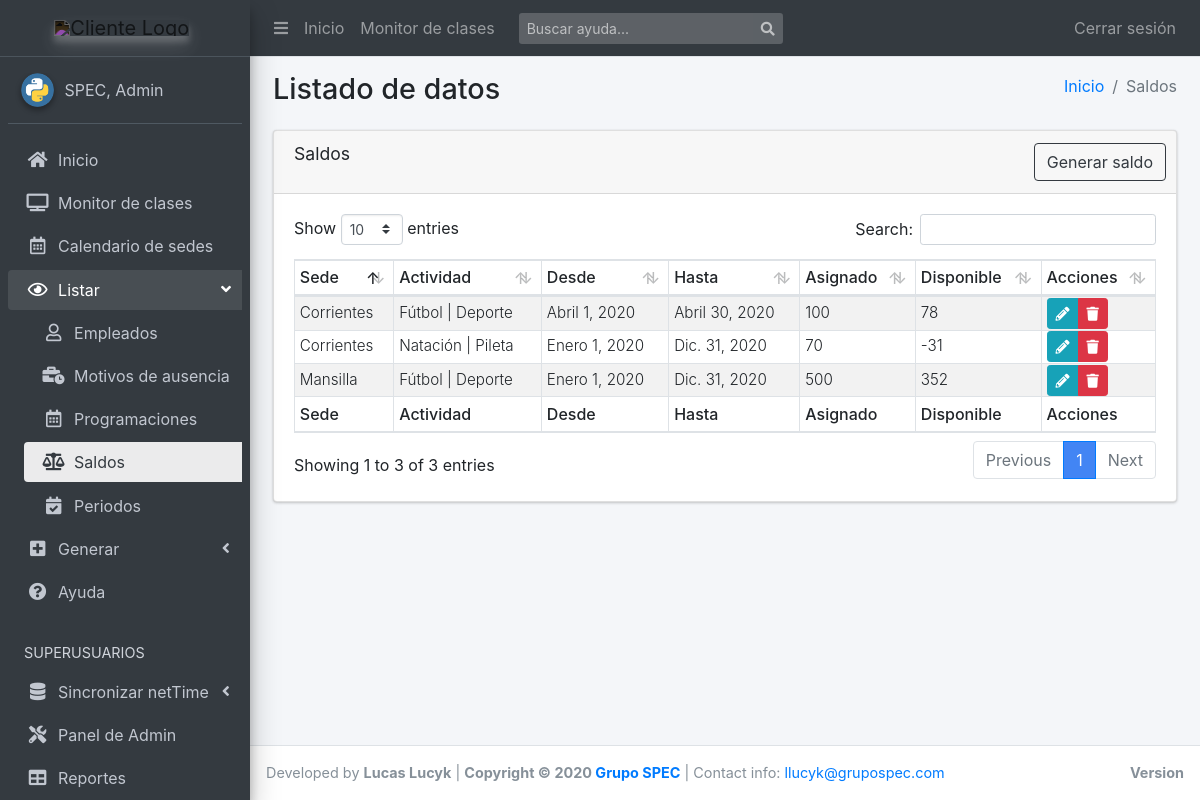
Page /list/saldos/ (signed in) on the committed database.
### scg_app/models.py (models this page shows, shortened)
class Saldo(models.Model):
    actividad = models.ForeignKey('Actividad', on_delete=models.CASCADE)
    sede = models.ForeignKey('Sede', on_delete=models.CASCADE)
    desde = models.DateField(default=timezone.now)
    hasta = models.DateField(default=timezone.now)
    saldo_asignado = models.PositiveIntegerField(
        default=0,
        validators=[MinValueValidator(1)],
        help_text="Cantidad de clases que desea disponibilizar")
    class Meta:
        verbose_name = "Saldo"
        verbose_name_plural = "Saldos"
        get_latest_by = "-desde"
        ordering = ["-desde", "-hasta"]
    def get_edit_url(self):
        return reverse('saldo_update', kwargs={"pk": self.id})
    def get_delete_url(self):
        return reverse(
            'confirm_delete',
            kwargs={"model":self.__class__.__name__, "pk":self.id})
    @property
    def saldo_disponible(self):
        clases = Clase.objects.filter(
            actividad=self.actividad,
            sede=self.sede,
            fecha__gte=self.desde,
            fecha__lte=self.hasta,
        ).exclude(
            estado="5"    #canceladas
        ).count()
        return self.saldo_asignado - clases

class Sede(models.Model):
    id_netTime = models.PositiveIntegerField(
        default=0,
        validators=[MinValueValidator(1)],
        unique=True,
        help_text="Para matchear marcajes e importaciones")
    nombre = models.CharField(max_length=100)
    codigo = models.CharField(max_length=50, blank=True, null=True, unique=True)
    tipo = models.CharField(max_length=30, default="Física", blank=True)
    class Meta:
        verbose_name = "Sede"
        verbose_name_plural = "Sedes"
        get_latest_by = "nombre"
        ordering = ["nombre", ]
    def __str__(self):
        return f'{self.nombre}'

class Actividad(models.Model):
    nombre = models.CharField(max_length=100)
    grupo = models.ForeignKey(
        'GrupoActividad', on_delete=models.SET_NULL, null=True, blank=True)
    class Meta:
        verbose_name = "Actividad"
        verbose_name_plural = "Actividades"
        ordering = ["nombre", ]
        get_latest_by = "nombre"
    def __str__(self):
        return f'{self.nombre} | {self.grupo}'

class GrupoActividad(models.Model):
    nombre = models.CharField(max_length=100)
    codigo = models.CharField(max_length=50, blank=True, null=True, unique=True)
    tipo = models.CharField(max_length=50, blank=True, null=True)
    class Meta:
        verbose_name = "Grupo de Actividad"
        verbose_name_plural = "Grupos de Actividad"
        ordering = ["nombre", ]
        get_latest_by = "nombre"
    def __str__(self):
        return f'{self.nombre}'

### scg_app/views.py (the view)
# urls.py: path('saldos/', views.SaldosList.as_view(), name='saldos_view'),
class SaldosList(LoginRequiredMixin, ListView):
    model = Saldo
    template_name = 'apps/scg_app/list/saldos.html'
    context_object_name = 'saldos_list'
    ordering = ['-desde', 'sede__nombre', 'actividad__nombre']

### templates/apps/scg_app/list/saldos.html
{% extends "apps/scg_app/list/base.html" %}
{% block active_ver_saldos %} active {% endblock %}
{% block route %}
  <li class="breadcrumb-item"><a href="{% url 'index' %}">Inicio</a></li>
  <li class="breadcrumb-item active">Saldos</li>
{% endblock route %}
{% block tableName %}Saldos{% endblock %}
{% block generar_btn %}
  <a href="{% url 'generar_saldo' %}" class="btn btn-outline-dark">Generar saldo</a>
{% endblock %}
{% block tableHeaders %}
  <tr>
    <th>Sede</th>
    <th>Actividad</th>
    <th>Desde</th>
    <th>Hasta</th>
    <th>Asignado</th>
    <th>Disponible</th>
    <th>Acciones</th>
  </tr>
{% endblock %}
{% block tableBody %}
  {% for saldo in saldos_list %}
    <tr>
      <td class="align-middle">{{saldo.sede|capfirst}}</td>
      <td class="align-middle">{{saldo.actividad|capfirst}}</td>
      <td class="align-middle">{{saldo.desde}}</td>
      <td class="align-middle">{{saldo.hasta}}</td>
      <td class="align-middle">{{saldo.saldo_asignado}}</td>
      <td class="align-middle">{{saldo.saldo_disponible}}</td>
      <td class="py-0 align-middle">
        <div class="btn-group btn-group-sm">
          <a href="{{ saldo.get_edit_url|safe }}" class="btn btn-info"><i class="fas fa-pencil-alt"></i></a>
          <a href="{{ saldo.get_delete_url|safe }}" class="btn btn-danger"><i class="fas fa-trash"></i></a>
        </div>
      </td>
    </tr>
  {% endfor %}
{% endblock %}
{% block tableFooter %}
  <tr>
    <th>Sede</th>
    <th>Actividad</th>
    <th>Desde</th>
    <th>Hasta</th>
    <th>Asignado</th>
    <th>Disponible</th>
    <th>Acciones</th>
  </tr>
{% endblock %}

### templates/base_template.html (shortened to what this page needs)
<!DOCTYPE html>
<html lang="es">
<head>
  {% load static %}
  <link rel="stylesheet" href="{%  static 'css/main.css' %}">
  <link rel="stylesheet" href="{% static 'plugins/ionicons/ionicons.min.css' %}">
  <link rel="stylesheet" href="{%  static 'dist/css/adminlte.min.css' %}">
  <link rel="stylesheet" href="{% static 'plugins/chart.js/Chart.min.css' %}" />
  <link rel="stylesheet" href="{% static 'plugins/bootstrap/css/bootstrap.min.css' %}" />
  <link rel="stylesheet" href="{%  static 'plugins/fontawesome-free/css/all.min.css' %}">
  {% block extra_css %}
  {% endblock %}
</head>
<body class="hold-transition sidebar-mini layout-fixed .layout-footer-fixed .layout-navbar-fixed">
{% block body %}
<div class="wrapper">
  <nav class="main-header navbar navbar-expand navbar-dark navbar-dark">
    <ul class="navbar-nav">
      <li class="nav-item">
        <a class="nav-link" data-widget="pushmenu" href="#" role="button"><i class="fas fa-bars"></i></a>
      </li>
      <li class="nav-item d-none d-sm-inline-block">
        <a href="{% url 'index' %}" class="nav-link">Inicio</a>
      </li>
      <li class="nav-item d-none d-sm-inline-block">
        <a href="{% url 'clases_view'%}" class="nav-link">Monitor de clases</a>
      </li>
    </ul>
    <form class="form-inline ml-3" action="{% url 'help_list' %}">
      <div class="input-group input-group-sm">
        <input class="form-control form-control-navbar" type="search" placeholder="Buscar ayuda..." aria-label="Buscar" name="q">
        <div class="input-group-append">
          <button class="btn btn-navbar" type="submit">
            <i class="fas fa-search"></i>
          </button>
        </div>
      </div>
    </form>
    <ul class="navbar-nav ml-auto">
      {% if user.is_authenticated %}
        <li class="nav-item">
          <a class="nav-link" href="{% url 'logout'%}?next={{request.path}}">
          Cerrar sesi&oacute;n
          </a>
        </li>
      {% endif %}
    </ul>
  </nav>
  <aside class="main-sidebar sidebar-dark-primary elevation-4">
    <a id="logo-big" href="{% url 'index' %}" class="brand-link text-center" style="display:none;">
      <img src="https://megatlon.com/megatlon/images/megatlon.svg"
           alt="Cliente Logo"
           class="brand-image elevation-3 invert-color img-center"
           style="opacity: .8;">
      <span class="brand-text font-weight-light">&nbsp;</span>
    </a>
    <div class="sidebar">
      <div class="user-panel mt-3 pb-3 mb-3 d-flex">
        <div class="image">
          <img src="{% static 'img/python.png' %}" class="img-circle elevation-2" alt="User Image">
        </div>
        <div class="info">
          <a href="#" class="d-block">{{ user.last_name }}, {{ user.first_name }}</a>
        </div>
      </div>
      <nav class="mt-2">
        <ul class="nav nav-pills nav-sidebar flex-column nav-child-indent" data-widget="treeview" role="menu" data-accordion="false">
          <li class="nav-item">
            <a href="{% url 'index' %}" class="nav-link {% block active_home %}{% endblock %}">
              <i class="nav-icon fas fa-home"></i>
              <p>Inicio</p>
            </a>
          </li>
          <li class="nav-item">
            <a href="{% url 'clases_view'%}" class="nav-link {% block active_monitor %}{% endblock %}">
              <i class="nav-icon fas fa-tv"></i>
              <p>Monitor de clases</p>
            </a>
          </li>
          <li class="nav-item">
            <a href="{% url 'sede_calendar'%}" class="nav-link {% block active_sede_calendar %}{% endblock %}">
              <i class="nav-icon far fa-calendar-alt"></i>
              <p>Calendario de sedes</p>
            </a>
          </li>
          <li class="nav-item has-treeview {% block open_ver %}{% endblock %}">
            <a href="#" class="nav-link">
              <i class="nav-icon far fa-eye"></i>
              <p>
                Listar
                <i class="fas fa-angle-left right"></i>
              </p>
            </a>
            <ul class="nav nav-treeview">
              <li class="nav-item">
                <a href="{% url 'empleados_view'%}" class="nav-link {% block active_ver_empleados %}{% endblock %}">
                  <i class="far fa-user nav-icon"></i>
                  <p>Empleados</p>
                </a>
              </li>
              <li class="nav-item">
                <a href="{% url 'motivos_ausencia_view'%}" class="nav-link {% block active_ver_mot_aus %}{% endblock %}">
                  <i class="fas fa-business-time nav-icon"></i>
                  <p>Motivos de ausencia</p>
                </a>
              </li>
              <li class="nav-item">
                <a href="{% url 'programaciones_view'%}" class="nav-link {% block active_ver_program %}{% endblock %}">
                  <i class="far fa-calendar-alt nav-icon"></i>
                  <p>Programaciones</p>
                </a>
              </li>
              <li class="nav-item">
                <a href="{% url 'saldos_view'%}" class="nav-link {% block active_ver_saldos %}{% endblock %}">
                  <i class="fas fa-balance-scale nav-icon"></i>
                  <p>Saldos</p>
                </a>
              </li>
              <li class="nav-item">
                <a href="{% url 'periodos_view'%}" class="nav-link {% block active_ver_periodos %}{% endblock %}">
                  <i class="fas fa-calendar-check nav-icon"></i>
                  <p>Periodos</p>
                </a>
              </li>
            </ul>
          </li>
          <li class="nav-item has-treeview {% block open_crear %}{% endblock %}">
            <a href="#" class="nav-link">
              <i class="nav-icon fas fa-plus-square"></i>
              <p>
                Generar
                <i class="right fas fa-angle-left"></i>
              </p>
            </a>
          </li>
          <li class="nav-item">
            <a href="{% url 'help_list'%}" class="nav-link {% block active_help %}{% endblock %}">
              <i class="nav-icon fas fa-question-circle"></i>
              <p>Ayuda</p>
            </a>
          </li>
          {% if user.is_superuser %}
            <li class="nav-header">SUPERUSUARIOS</li>
            <li class="nav-item has-treeview">
              <a href="#" class="nav-link">
                <i class="nav-icon fas fa-database"></i>
                <p>
                  Sincronizar netTime
                  <i class="right fas fa-angle-left"></i>
                </p>
              </a>
            </li>
            <li class="nav-item">
              <a href="/admin/" target="_blank" class="nav-link">
                <i class="nav-icon fas fa-tools"></i>
                <p>Panel de Admin</p>
              </a>
            </li>
            <li class="nav-item">
              <a href="/report_builder/" class="nav-link">
                <i class="nav-icon fas fa-table"></i>
                <p>Reportes</p>
              </a>
            </li>
          {% endif %}
        </ul>
      </nav>
    </div>
  </aside>
  <div class="content-wrapper">
    <section class="content-header">
      <div class="container-fluid">
        <div class="row mb-2">
          <div class="col-sm-6">
            <h1>{% block namepage %}Inicio{% endblock %}</h1>
          </div>
          <div class="col-sm-6">
            <ol class="breadcrumb float-sm-right">
              {% block route %}{% endblock %}
            </ol>
          </div>
        </div>
      </div>
    </section>
    <section class="content">
      <div class="container-fluid">
        {% block content %}{% endblock %}
      </div>
    </section>
  </div>
  <footer class="main-footer">
    <div class="float-right d-none d-sm-block">
      <b>Version</b>
    </div>
    Developed by <strong>Lucas Lucyk</strong> |
    <strong>Copyright &copy; 2020 <a href="https://grupospec.com/es/">Grupo SPEC</a></strong>
    | Contact info: <a href="mailto:llucyk@grupospec.com">llucyk@grupospec.com</a>
  </footer>
</div>
{% endblock body %}
</body>
</html>

### static/css/main.css (style rules this page uses)
footer { font-size: .9rem; }
table td { font-size: .95rem; font-weight: 300; }
table th { font-size: 1rem; font-weight: 500; }
.invert-color { -webkit-filter: invert(1); filter: invert(1); }
.img-center { float: none !important; }

### rows in the picture
Saldo: sede "Corrientes", actividad "Fútbol | Deporte", desde "Abril 1, 2020", hasta "Abril 30, 2020", saldo_asignado "100", saldo_disponible "78"
Saldo: sede "Corrientes", actividad "Natación | Pileta", desde "Enero 1, 2020", hasta "Dic. 31, 2020", saldo_asignado "70", saldo_disponible "-31"
Saldo: sede "Mansilla", actividad "Fútbol | Deporte", desde "Enero 1, 2020", hasta "Dic. 31, 2020", saldo_asignado "500", saldo_disponible "352"

### other values in the picture
{{ user.last_name }} "SPEC"
{{ user.first_name }} "Admin"
